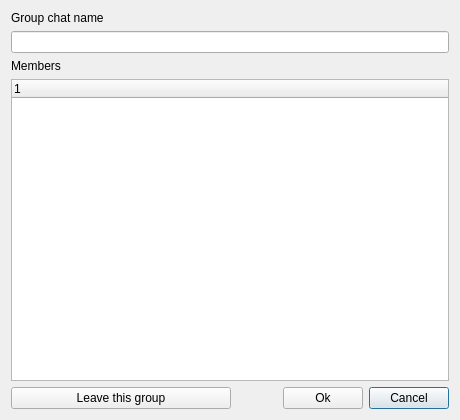
<?xml version="1.0" encoding="UTF-8"?>
<ui version="4.0">
 <class>GuiCreateGroup</class>
 <widget class="QDialog" name="GuiCreateGroup">
  <property name="geometry">
   <rect>
    <x>0</x>
    <y>0</y>
    <width>460</width>
    <height>420</height>
   </rect>
  </property>
  <property name="windowTitle">
   <string>Dialog</string>
  </property>
  <layout class="QGridLayout" name="gridLayout">
   <item row="4" column="1">
    <spacer name="horizontalSpacer">
     <property name="orientation">
      <enum>Qt::Horizontal</enum>
     </property>
     <property name="sizeHint" stdset="0">
      <size>
       <width>0</width>
       <height>0</height>
      </size>
     </property>
    </spacer>
   </item>
   <item row="4" column="3">
    <widget class="QPushButton" name="mp_pbCancel">
     <property name="text">
      <string>Cancel</string>
     </property>
    </widget>
   </item>
   <item row="4" column="2">
    <widget class="QPushButton" name="mp_pbOk">
     <property name="text">
      <string>Ok</string>
     </property>
    </widget>
   </item>
   <item row="4" column="0">
    <widget class="QPushButton" name="mp_pbLeave">
     <property name="sizePolicy">
      <sizepolicy hsizetype="Preferred" vsizetype="Fixed">
       <horstretch>0</horstretch>
       <verstretch>0</verstretch>
      </sizepolicy>
     </property>
     <property name="minimumSize">
      <size>
       <width>220</width>
       <height>0</height>
      </size>
     </property>
     <property name="text">
      <string>Leave this group</string>
     </property>
     <property name="icon">
      <iconset resource="../beebeep.qrc">
       <normaloff>:/images/group-remove.png</normaloff>:/images/group-remove.png</iconset>
     </property>
     <property name="autoDefault">
      <bool>false</bool>
     </property>
    </widget>
   </item>
   <item row="3" column="0" colspan="4">
    <widget class="QTreeWidget" name="mp_twUsers">
     <property name="columnCount">
      <number>1</number>
     </property>
     <column>
      <property name="text">
       <string notr="true">1</string>
      </property>
     </column>
    </widget>
   </item>
   <item row="1" column="0" colspan="4">
    <widget class="QLineEdit" name="mp_leName"/>
   </item>
   <item row="0" column="0" colspan="4">
    <widget class="QLabel" name="mp_labelName">
     <property name="sizePolicy">
      <sizepolicy hsizetype="Minimum" vsizetype="Preferred">
       <horstretch>0</horstretch>
       <verstretch>0</verstretch>
      </sizepolicy>
     </property>
     <property name="text">
      <string>Group chat name</string>
     </property>
    </widget>
   </item>
   <item row="2" column="0" colspan="4">
    <widget class="QLabel" name="mp_labelText">
     <property name="sizePolicy">
      <sizepolicy hsizetype="Minimum" vsizetype="Preferred">
       <horstretch>0</horstretch>
       <verstretch>0</verstretch>
      </sizepolicy>
     </property>
     <property name="text">
      <string>Members</string>
     </property>
    </widget>
   </item>
  </layout>
 </widget>
 <tabstops>
  <tabstop>mp_leName</tabstop>
  <tabstop>mp_twUsers</tabstop>
  <tabstop>mp_pbLeave</tabstop>
  <tabstop>mp_pbOk</tabstop>
  <tabstop>mp_pbCancel</tabstop>
 </tabstops>
 <resources>
  <include location="../beebeep.qrc"/>
 </resources>
 <connections/>
</ui>
